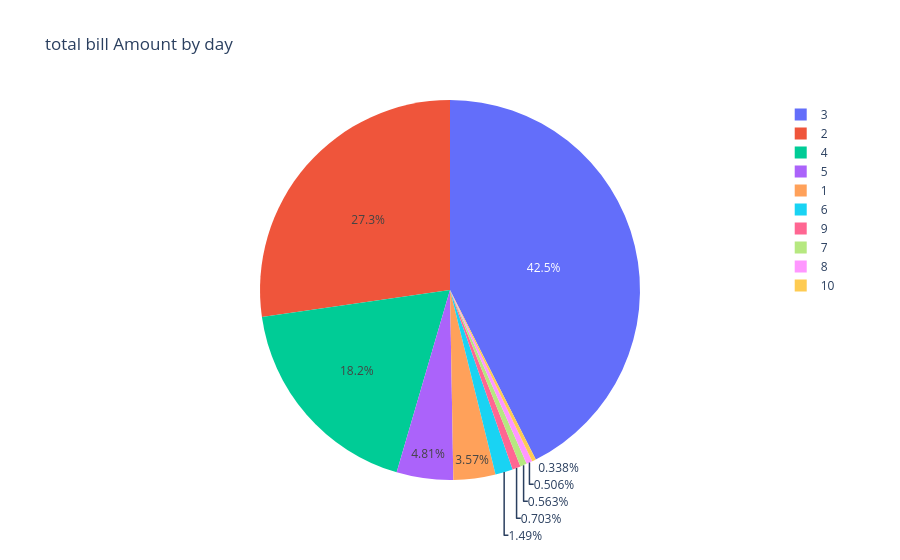

The notebook cell this image was saved under:
### Code cell
fig = px.pie(df,names='bedRoom',title='Total Bill Amount by day')
fig.show()

### Figure 1 — Plotly figure (JSON) as saved in the notebook; plotly's stock layout.template omitted (floating-point values rounded to 4 significant figures; data arrays with more than 128 entries replaced by an {"elided": "..."} marker saying what was removed)
{"data": [{"domain": {"x": [0, 1], "y": [0, 1]}, "hovertemplate": "bedRoom=%{label}<extra></extra>", "labels": {"elided": "3554 float values"}, "legendgroup": "", "name": "", "showlegend": true, "type": "pie"}], "layout": {"legend": {"tracegroupgap": 0}, "title": {"text": "total bill Amount by day"}}}
